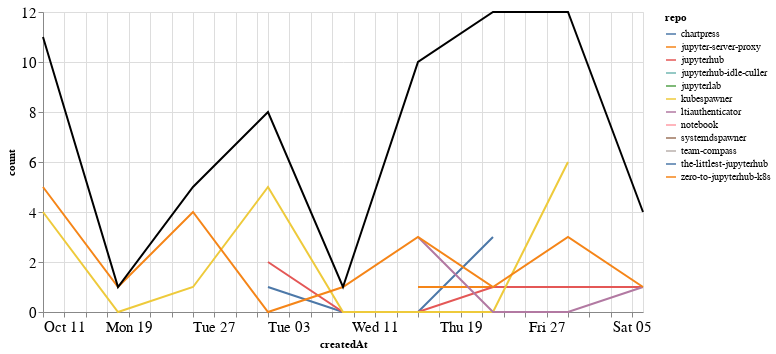

This figure's notebook cell:
### Markdown cell above
### Comments

### Code cell
comments_time = comments.groupby('repo').resample('W', on='createdAt').count()['author'].reset_index()
comments_time = comments_time.rename(columns={'author': 'count'})
comments_time_total = comments_time.groupby('createdAt').agg({"count": "sum"}).reset_index()
ch1 = alt.Chart(comments_time, width=600).mark_line().encode(
    x='createdAt',
    y='count',
    color='repo',
    tooltip="repo"
)

ch2 = alt.Chart(comments_time_total, width=600).mark_line(color="black").encode(
    x='createdAt',
    y='count',
)

ch1 + ch2

### Figure 1 — Vega-Lite specification as saved in the notebook (floating-point values rounded to 4 significant figures)
{"config": {"axisLeft": {"labelFontSize": 15}, "axisBottom": {"labelFontSize": 15}}, "layer": [{"data": {"name": "data-8a9f684e9cec7963350b85728bb43252"}, "mark": "line", "encoding": {"color": {"type": "nominal", "field": "repo"}, "tooltip": {"type": "nominal", "field": "repo"}, "x": {"type": "temporal", "field": "createdAt"}, "y": {"type": "quantitative", "field": "count"}}, "width": 600}, {"data": {"name": "data-3204d532c0568876aa5e808bae3beeea"}, "mark": {"type": "line", "color": "black"}, "encoding": {"x": {"type": "temporal", "field": "createdAt"}, "y": {"type": "quantitative", "field": "count"}}, "width": 600}], "$schema": "https://vega.github.io/schema/vega-lite/v4.8.1.json", "datasets": {"data-8a9f684e9cec7963350b85728bb43252": [{"repo": "chartpress", "createdAt": "2020-11-01T00:00:00", "count": 1}, {"repo": "chartpress", "createdAt": "2020-11-08T00:00:00", "count": 0}, {"repo": "chartpress", "createdAt": "2020-11-15T00:00:00", "count": 0}, {"repo": "chartpress", "createdAt": "2020-11-22T00:00:00", "count": 3}, {"repo": "jupyter-server-proxy", "createdAt": "2020-11-15T00:00:00", "count": 1}, {"repo": "jupyter-server-proxy", "createdAt": "2020-11-22T00:00:00", "count": 1}, {"repo": "jupyterhub", "createdAt": "2020-11-01T00:00:00", "count": 2}, {"repo": "jupyterhub", "createdAt": "2020-11-08T00:00:00", "count": 0}, {"repo": "jupyterhub", "createdAt": "2020-11-15T00:00:00", "count": 0}, {"repo": "jupyterhub", "createdAt": "2020-11-22T00:00:00", "count": 1}, {"repo": "jupyterhub", "createdAt": "2020-11-29T00:00:00", "count": 1}, {"repo": "jupyterhub", "createdAt": "2020-12-06T00:00:00", "count": 1}, {"repo": "jupyterhub-idle-culler", "createdAt": "2020-11-15T00:00:00", "count": 3}, {"repo": "jupyterlab", "createdAt": "2020-11-22T00:00:00", "count": 5}, {"repo": "kubespawner", "createdAt": "2020-10-11T00:00:00", "count": 4}, {"repo": "kubespawner", "createdAt": "2020-10-18T00:00:00", "count": 0}, {"repo": "kubespawner", "createdAt": "2020-10-25T00:00:00", "count": 1}, {"repo": "kubespawner", "createdAt": "2020-11-01T00:00:00", "count": 5}, {"repo": "kubespawner", "createdAt": "2020-11-08T00:00:00", "count": 0}, {"repo": "kubespawner", "createdAt": "2020-11-15T00:00:00", "count": 0}, {"repo": "kubespawner", "createdAt": "2020-11-22T00:00:00", "count": 0}, {"repo": "kubespawner", "createdAt": "2020-11-29T00:00:00", "count": 6}, {"repo": "ltiauthenticator", "createdAt": "2020-11-15T00:00:00", "count": 3}, {"repo": "ltiauthenticator", "createdAt": "2020-11-22T00:00:00", "count": 0}, {"repo": "ltiauthenticator", "createdAt": "2020-11-29T00:00:00", "count": 0}, {"repo": "ltiauthenticator", "createdAt": "2020-12-06T00:00:00", "count": 1}, {"repo": "notebook", "createdAt": "2020-11-22T00:00:00", "count": 1}, {"repo": "systemdspawner", "createdAt": "2020-12-06T00:00:00", "count": 1}, {"repo": "team-compass", "createdAt": "2020-11-29T00:00:00", "count": 2}, {"repo": "the-littlest-jupyterhub", "createdAt": "2020-10-11T00:00:00", "count": 2}, {"repo": "zero-to-jupyterhub-k8s", "createdAt": "2020-10-11T00:00:00", "count": 5}, {"repo": "zero-to-jupyterhub-k8s", "createdAt": "2020-10-18T00:00:00", "count": 1}, {"repo": "zero-to-jupyterhub-k8s", "createdAt": "2020-10-25T00:00:00", "count": 4}, {"repo": "zero-to-jupyterhub-k8s", "createdAt": "2020-11-01T00:00:00", "count": 0}, {"repo": "zero-to-jupyterhub-k8s", "createdAt": "2020-11-08T00:00:00", "count": 1}, {"repo": "zero-to-jupyterhub-k8s", "createdAt": "2020-11-15T00:00:00", "count": 3}, {"repo": "zero-to-jupyterhub-k8s", "createdAt": "2020-11-22T00:00:00", "count": 1}, {"repo": "zero-to-jupyterhub-k8s", "createdAt": "2020-11-29T00:00:00", "count": 3}, {"repo": "zero-to-jupyterhub-k8s", "createdAt": "2020-12-06T00:00:00", "count": 1}], "data-3204d532c0568876aa5e808bae3beeea": [{"createdAt": "2020-10-11T00:00:00", "count": 11}, {"createdAt": "2020-10-18T00:00:00", "count": 1}, {"createdAt": "2020-10-25T00:00:00", "count": 5}, {"createdAt": "2020-11-01T00:00:00", "count": 8}, {"createdAt": "2020-11-08T00:00:00", "count": 1}, {"createdAt": "2020-11-15T00:00:00", "count": 10}, {"createdAt": "2020-11-22T00:00:00", "count": 12}, {"createdAt": "2020-11-29T00:00:00", "count": 12}, {"createdAt": "2020-12-06T00:00:00", "count": 4}]}}
